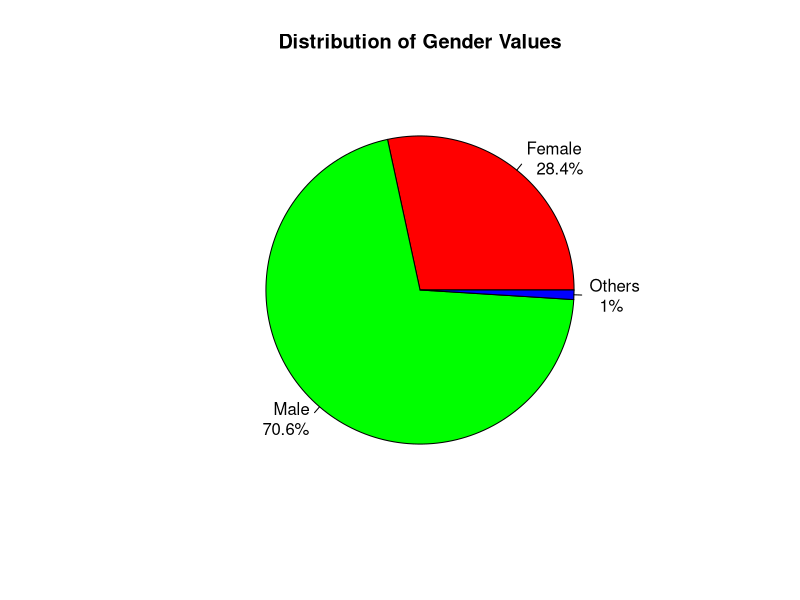
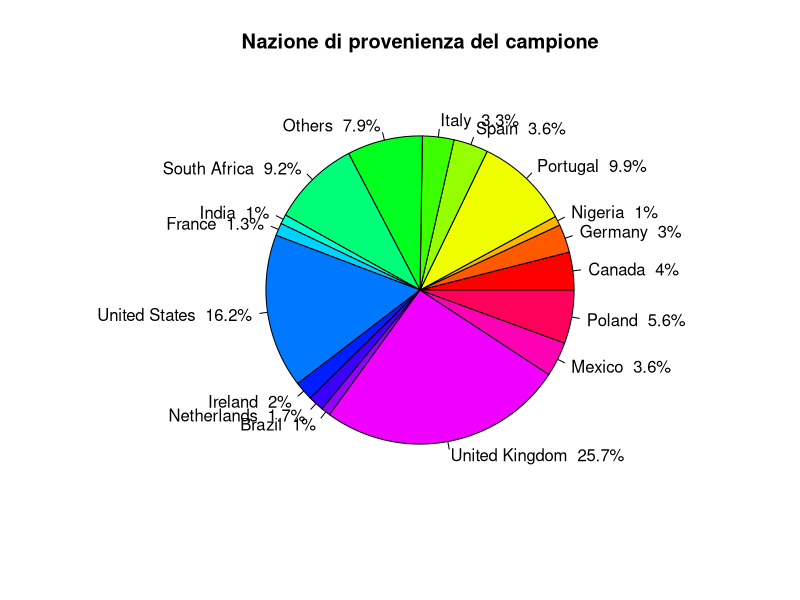
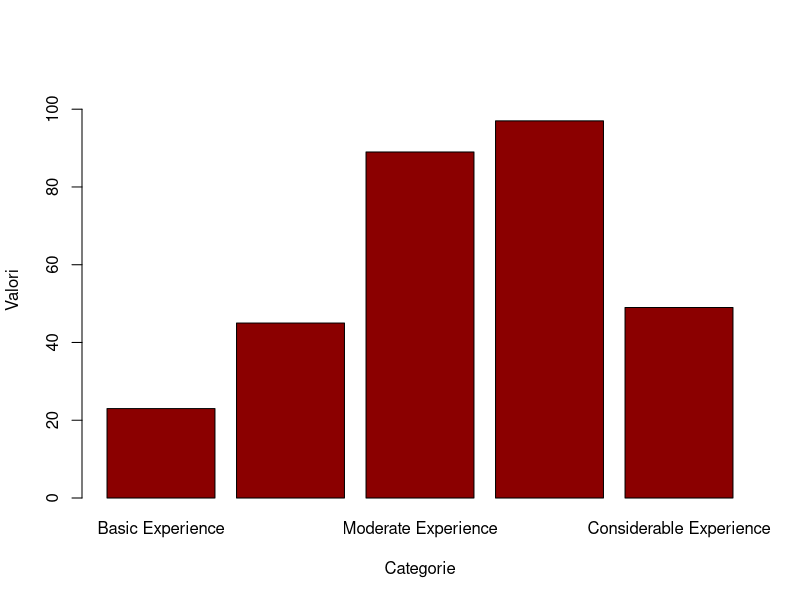
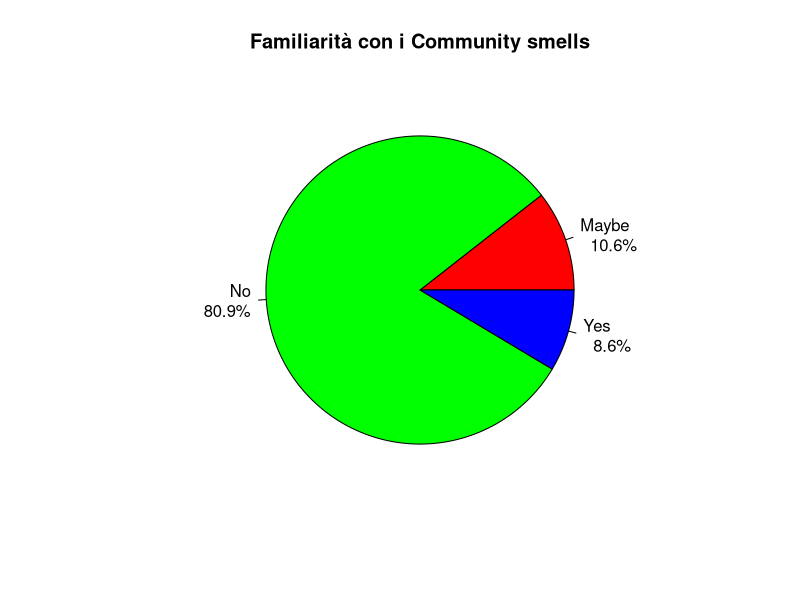
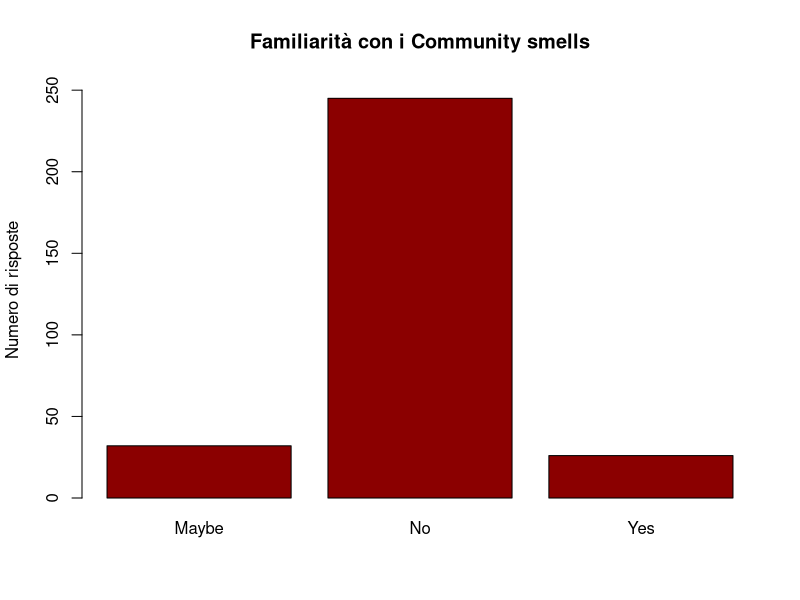
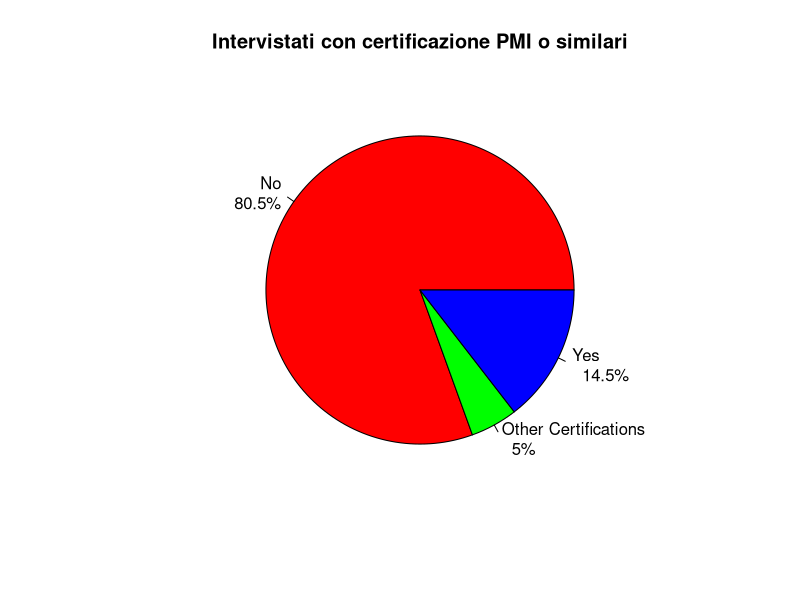
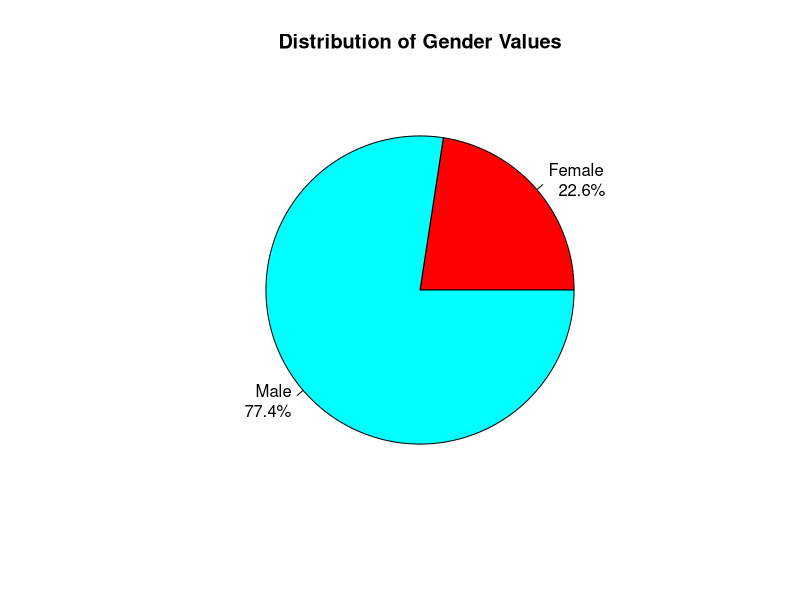
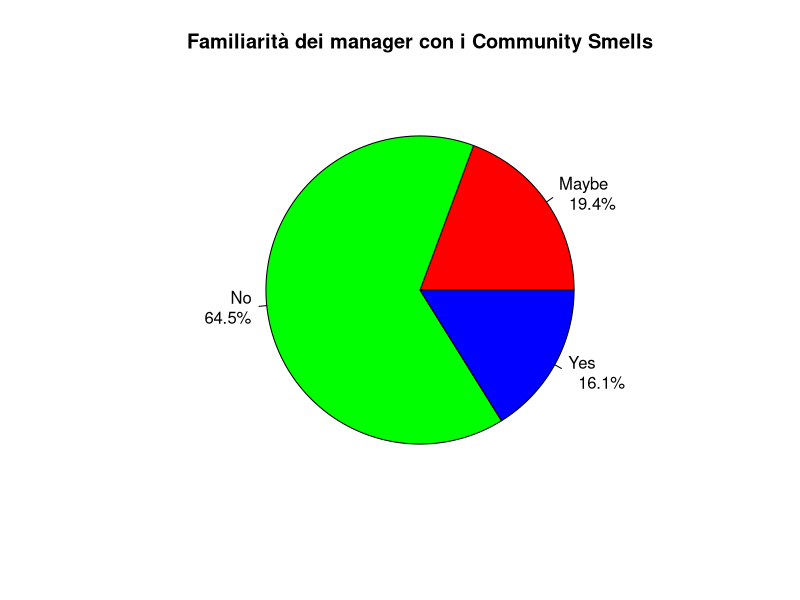

Here is the R script that generated these plots, in order:
library(readxl)
library(dplyr)


column_types <- c("date", "text", "text","text", "text", "text", "numeric", "text", "numeric", "text", "text","text", "text")
column_names <- c("Timestamp_Risposta","Prolific_ID","Gender","Nationality","Role","Company_Size","Managing_Distributed_Teams_Familiarities","Years_of_experience_Managing","Evaluation_Team_Management","Team_Size","PMI_or_others_Certifications","CS_Familiarities", "CS_Experience")
survey_response <- read_excel("Selection Survey for Community Smells Recognition - Risposte.xlsx",col_types = column_types, col_names = column_names, skip=1)

# recupero tutti i differenti gender inseriti
unique_genders <- unique(survey_response[3])

# modifico le differenti modalità in cui sono stati scritti i gender per favorire l'analisi 

survey_response[3]<-survey_response[3] %>% mutate(Gender = if_else(Gender %in% c("male","man","M","Masculine","MALE","Man"),"Male", Gender))
survey_response[3]<-survey_response[3] %>% mutate(Gender = if_else(Gender %in% c("female","Woman","woman","Women","F"),"Female", Gender))
survey_response[3]<-survey_response[3] %>% mutate(Gender = if_else(Gender %in% c("Genderless","Non Binary"),"Others", Gender))



# Colcolo della distribuzione dei generi
gender_counts <- table(survey_response$Gender)

percentages <- prop.table(gender_counts) * 100

pie(gender_counts, labels = paste0(names(gender_counts), "\n  ", round(percentages, 1), "%"),
    main = "Distribution of Gender Values", col = rainbow(length(gender_counts))) # questi colori sono da rivedere
           


# Distribuzione delle nazionalità

nazionalita <- survey_response[4]
frequenze <- table(nazionalita)

soglia_percentuale <- 0.8 

other_nationalities <- names(frequenze[frequenze / sum(frequenze) * 100 < soglia_percentuale])

country_updated <- nazionalita %>% mutate ( Nationality = ifelse(Nationality %in% other_nationalities, "Others", Nationality))

counts_country <- sample(table(country_updated))
percentages_country <- prop.table(counts_country) * 100

colors <- rainbow(length(percentages_country))
par(bg=NA)

pie(counts_country, labels = paste0(names(counts_country), "  ",round(percentages_country, 1), "%"),
    main = "Nazione di provenienza del campione", col = rainbow(length(counts_country))) # questi colori sono da rivedere

dev.copy(png,'myplot.png')
dev.off()

#Esperienza nel management del campione

data <- table(survey_response$Evaluation_Team_Management)
limite_superiore <- max(data) +10
barplot(data, names.arg = c("Basic Experience", "Limited Experience", "Moderate Experience", "Significant Experience", "Considerable Experience"), col ="darkred", xlab = "Categorie", ylab = "Valori",ylim = c(0, limite_superiore))

 

# Familiarità con i CS                               
cs_familiarities <- survey_response[12]
cs_counts <- table(cs_familiarities)

percentages_cs <- prop.table(cs_counts) * 100
par(bg=NA)

pie(cs_counts, labels = paste0(names(cs_counts), "\n  ", round(percentages_cs, 1), "%"),
    main = "Familiarità con i Community smells",col = rainbow(length(cs_counts))) # questi colori sono da rivedere
dev.copy(png,'myplot1.png')
dev.off()
data <- table(survey_response$CS_Familiarities)
print(data)
limite_superiore <- max(data) +10
barplot(data, main = "Familiarità con i Community smells", names.arg = c("Maybe", "No", "Yes"), col ="darkred", ylab = "Numero di risposte",ylim = c(0, limite_superiore))


#Esperienza con i CS
cs_familiarities_experience <- survey_response[13] %>%  mutate(CS_Experience = if_else(CS_Experience %in% c("No","NA",NA,"-","All good","No experience","N/A","None","n/a","m/a","I do not have any experience of this term","I'm not familiar with that concept.","Not heard of this concept!","I don't think I am familiar with this term",",","I am not too familiar with it.","N/a","No experience.","I haven't heard the term before"),"No", CS_Experience))
cs_familiarities_experience <- unique(cs_familiarities_experience)
print(cs_familiarities_experience)


#Certificazioni ottenute

survey_response[11] <- survey_response[11] %>%  mutate(PMI_or_others_Certifications = if_else(!PMI_or_others_Certifications %in% c("No","Yes"),"Other Certifications", PMI_or_others_Certifications))
cert_counts <- table(survey_response[11])

percentages_cert <- prop.table(cert_counts) * 100

pie(cert_counts, labels = paste0(names(cert_counts), "\n  ", round(percentages_cert, 1), "%"),
    main = "Intervistati con certificazione PMI o similari", col = rainbow(length(cert_counts))) # questi colori sono da rivedere




#Filtro per le figure manageriali RQ_1.2

survey_response_managers <- survey_response %>% filter(Managing_Distributed_Teams_Familiarities %in% c("3","4","5"), Years_of_experience_Managing %in% c("3 - 5 years","5 - 10 years", "> 10 years"), Evaluation_Team_Management %in% c("4","5"), PMI_or_others_Certifications %in% c("Yes","Other Certifications"))



# Distribuzione dei generi
gender_counts <- table(survey_response_managers$Gender)

percentages <- prop.table(gender_counts) * 100

par(bg=NA)
pie(gender_counts, labels = paste0(names(gender_counts), "\n  ", round(percentages, 1), "%"),
    main = "Distribution of Gender Values", col = rainbow(length(gender_counts))) # questi colori sono da rivedere
dev.copy(png,'myplot2.png')
dev.off()


# Familiarità con i CS                               
cs_familiarities <- survey_response_managers[12]
cs_counts <- table(cs_familiarities)

percentages_cs <- prop.table(cs_counts) * 100

par(bg=NA)
pie(cs_counts, labels = paste0(names(cs_counts), "\n  ", round(percentages_cs, 1), "%"),
    main = "Familiarità dei manager con i Community Smells", col = rainbow(length(cs_counts))) # questi colori sono da rivedere
dev.copy(png,'myplot3.png')
dev.off()


#Esperienza con i CS
cs_familiarities_experience <- survey_response_managers[13] %>%  mutate(CS_Experience = if_else(CS_Experience %in% c("No","NA",NA,"-","All good","No experience","N/A","None","n/a","m/a","I do not have any experience of this term","I'm not familiar with that concept.","Not heard of this concept!","I don't think I am familiar with this term",",","I am not too familiar with it.","N/a","No experience.","I haven't heard the term before"),"No", CS_Experience))
cs_familiarities_experience <- unique(cs_familiarities_experience)

print(cs_familiarities_experience)


# Distribuzione delle nazionalità

nazionalita <- survey_response_managers[4]
frequenze <- table(nazionalita)

soglia_percentuale <- 1 

other_nationalities <- names(frequenze[frequenze / sum(frequenze) * 100 < soglia_percentuale])

country_updated <- nazionalita %>% mutate ( Nationality = ifelse(Nationality %in% other_nationalities, "Others", Nationality))

counts_country <- table(country_updated)
percentages_country <- prop.table(counts_country) * 100

colors <- rainbow(length(percentages_country))
par(bg=NA)

pie(counts_country, labels = paste0(names(counts_country), "  ",round(percentages_country, 1), "%"),
    ,main = "Nazionalità delle figure manageriali", col = rainbow(length(counts_country))) # questi colori sono da rivedere
dev.copy(svg,'myplot5.svg')
dev.off()
#Prolific ID Managers

prolificID <- survey_response_managers[2]





